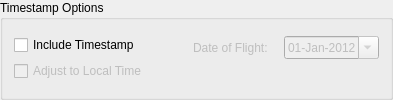
      <widget class="QGroupBox" name="groupBox_ts">
       <property name="sizePolicy">
        <sizepolicy hsizetype="Preferred" vsizetype="Fixed">
         <horstretch>0</horstretch>
         <verstretch>0</verstretch>
        </sizepolicy>
       </property>
       <property name="toolTip">
        <string>Use the &quot;What's this&quot; tool to get more information (typically this is the ? near this window's close button)</string>
       </property>
       <property name="whatsThis">
        <string>&lt;html&gt;&lt;head/&gt;&lt;body&gt;&lt;p&gt;&lt;span style=&quot; font-size:9pt; font-weight:600; color:#00007f;&quot;&gt;Timestamp Options&lt;/span&gt;&lt;/p&gt;&lt;p&gt;Select options to include a date/time value for each exported record. This is based on the logged GPS Time of Week (iTOW) and is &lt;span style=&quot; font-weight:600;&quot;&gt;calculated based on the &lt;/span&gt;&lt;span style=&quot; font-weight:600; font-style:italic;&quot;&gt;Date of Flight&lt;/span&gt;&lt;span style=&quot; font-weight:600;&quot;&gt; field in this section&lt;/span&gt;. The default date shown is based on the log file modification date, which may or may not be correct. Even if the date is not set correctly, the time value will still be exact.&lt;/p&gt;&lt;p&gt;Date and time is output in UTC (GMT) time by default. Select &lt;span style=&quot; font-weight:600; font-style:italic;&quot;&gt;Adjust to Local Time&lt;/span&gt; to use the time zone information on this computer to change the timestamp to local time.&lt;/p&gt;&lt;/body&gt;&lt;/html&gt;</string>
       </property>
       <property name="title">
        <string>Timestamp Options</string>
       </property>
       <property name="alignment">
        <set>Qt::AlignLeading|Qt::AlignLeft|Qt::AlignTop</set>
       </property>
       <layout class="QGridLayout" name="gridLayout_4" columnstretch="1,1">
        <property name="topMargin">
         <number>4</number>
        </property>
        <property name="bottomMargin">
         <number>4</number>
        </property>
        <item row="0" column="0">
         <layout class="QVBoxLayout" name="verticalLayout_ts">
          <item>
           <widget class="QCheckBox" name="checkBox_timestamp">
            <property name="sizePolicy">
             <sizepolicy hsizetype="Minimum" vsizetype="Fixed">
              <horstretch>0</horstretch>
              <verstretch>0</verstretch>
             </sizepolicy>
            </property>
            <property name="toolTip">
             <string>Include GPS date/time in output</string>
            </property>
            <property name="text">
             <string>Include Timestamp</string>
            </property>
           </widget>
          </item>
          <item>
           <widget class="QCheckBox" name="checkBox_localtime">
            <property name="enabled">
             <bool>false</bool>
            </property>
            <property name="sizePolicy">
             <sizepolicy hsizetype="Minimum" vsizetype="Fixed">
              <horstretch>0</horstretch>
              <verstretch>0</verstretch>
             </sizepolicy>
            </property>
            <property name="toolTip">
             <string>Adjust timestamp to local time based on computer settings</string>
            </property>
            <property name="text">
             <string>Adjust to Local Time</string>
            </property>
            <property name="checked">
             <bool>false</bool>
            </property>
           </widget>
          </item>
         </layout>
        </item>
        <item row="0" column="1">
         <layout class="QHBoxLayout" name="horizontalLayout_ts" stretch="0,0,0">
          <property name="spacing">
           <number>16</number>
          </property>
          <property name="bottomMargin">
           <number>20</number>
          </property>
          <item>
           <widget class="QLabel" name="label_dateOfFlight">
            <property name="enabled">
             <bool>false</bool>
            </property>
            <property name="sizePolicy">
             <sizepolicy hsizetype="Fixed" vsizetype="Maximum">
              <horstretch>0</horstretch>
              <verstretch>0</verstretch>
             </sizepolicy>
            </property>
            <property name="text">
             <string>Date of Flight:</string>
            </property>
            <property name="alignment">
             <set>Qt::AlignLeading|Qt::AlignLeft|Qt::AlignTop</set>
            </property>
            <property name="buddy">
             <cstring>dateEdit_logDate</cstring>
            </property>
           </widget>
          </item>
          <item>
           <widget class="QDateEdit" name="dateEdit_logDate">
            <property name="enabled">
             <bool>false</bool>
            </property>
            <property name="sizePolicy">
             <sizepolicy hsizetype="Maximum" vsizetype="Fixed">
              <horstretch>0</horstretch>
              <verstretch>0</verstretch>
             </sizepolicy>
            </property>
            <property name="toolTip">
             <string>Actual UTC date of the flight (in case log creation date is incorrect). DD/MM/YYYY format.</string>
            </property>
            <property name="maximumDateTime">
             <datetime>
              <hour>4</hour>
              <minute>59</minute>
              <second>59</second>
              <year>3001</year>
              <month>1</month>
              <day>24</day>
             </datetime>
            </property>
            <property name="minimumDateTime">
             <datetime>
              <hour>5</hour>
              <minute>0</minute>
              <second>0</second>
              <year>2010</year>
              <month>1</month>
              <day>1</day>
             </datetime>
            </property>
            <property name="displayFormat">
             <string>dd-MMM-yyyy</string>
            </property>
            <property name="calendarPopup">
             <bool>true</bool>
            </property>
            <property name="currentSectionIndex">
             <number>0</number>
            </property>
            <property name="timeSpec">
             <enum>Qt::UTC</enum>
            </property>
            <property name="date">
             <date>
              <year>2012</year>
              <month>1</month>
              <day>1</day>
             </date>
            </property>
           </widget>
          </item>
          <item>
           <spacer name="horizontalSpacer_ts">
            <property name="orientation">
             <enum>Qt::Horizontal</enum>
            </property>
            <property name="sizeType">
             <enum>QSizePolicy::Expanding</enum>
            </property>
            <property name="sizeHint" stdset="0">
             <size>
              <width>40</width>
              <height>20</height>
             </size>
            </property>
           </spacer>
          </item>
         </layout>
        </item>
       </layout>
      </widget>
